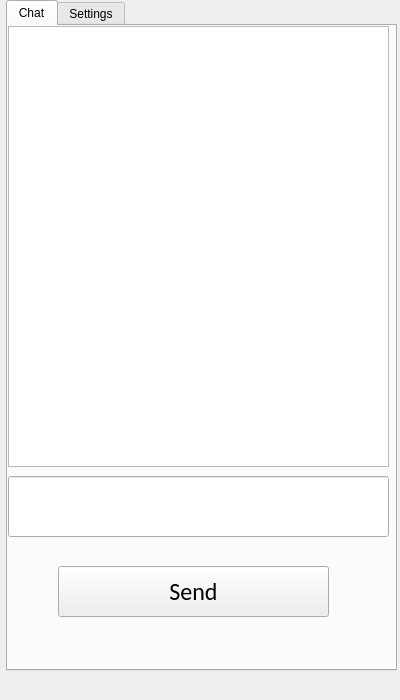
<?xml version="1.0" encoding="UTF-8"?>
<ui version="4.0">
 <class>MainWindow</class>
 <widget class="QMainWindow" name="MainWindow">
  <property name="geometry">
   <rect>
    <x>0</x>
    <y>0</y>
    <width>400</width>
    <height>700</height>
   </rect>
  </property>
  <property name="minimumSize">
   <size>
    <width>400</width>
    <height>700</height>
   </size>
  </property>
  <property name="maximumSize">
   <size>
    <width>400</width>
    <height>700</height>
   </size>
  </property>
  <property name="windowTitle">
   <string>Chat-client</string>
  </property>
  <widget class="QWidget" name="centralwidget">
   <widget class="QTabWidget" name="tabWidget">
    <property name="geometry">
     <rect>
      <x>6</x>
      <y>0</y>
      <width>391</width>
      <height>671</height>
     </rect>
    </property>
    <property name="currentIndex">
     <number>0</number>
    </property>
    <widget class="QWidget" name="tab">
     <attribute name="title">
      <string>Chat</string>
     </attribute>
     <widget class="QLineEdit" name="lineEdit">
      <property name="geometry">
       <rect>
        <x>0</x>
        <y>450</y>
        <width>381</width>
        <height>61</height>
       </rect>
      </property>
      <property name="alignment">
       <set>Qt::AlignLeading|Qt::AlignLeft|Qt::AlignTop</set>
      </property>
     </widget>
     <widget class="QLabel" name="label">
      <property name="geometry">
       <rect>
        <x>0</x>
        <y>610</y>
        <width>381</width>
        <height>21</height>
       </rect>
      </property>
      <property name="text">
       <string/>
      </property>
      <property name="alignment">
       <set>Qt::AlignCenter</set>
      </property>
     </widget>
     <widget class="QTextBrowser" name="textBrowser">
      <property name="geometry">
       <rect>
        <x>0</x>
        <y>0</y>
        <width>381</width>
        <height>441</height>
       </rect>
      </property>
     </widget>
     <widget class="QPushButton" name="pushButton">
      <property name="geometry">
       <rect>
        <x>50</x>
        <y>540</y>
        <width>271</width>
        <height>51</height>
       </rect>
      </property>
      <property name="font">
       <font>
        <family>Calibri</family>
        <pointsize>18</pointsize>
        <weight>50</weight>
        <bold>false</bold>
       </font>
      </property>
      <property name="focusPolicy">
       <enum>Qt::ClickFocus</enum>
      </property>
      <property name="text">
       <string>Send</string>
      </property>
     </widget>
    </widget>
    <widget class="QWidget" name="tab_2">
     <attribute name="title">
      <string>Settings</string>
     </attribute>
     <widget class="QLabel" name="label_2">
      <property name="geometry">
       <rect>
        <x>10</x>
        <y>120</y>
        <width>121</width>
        <height>21</height>
       </rect>
      </property>
      <property name="text">
       <string>Server IP</string>
      </property>
     </widget>
     <widget class="QLineEdit" name="lineEdit_2">
      <property name="geometry">
       <rect>
        <x>140</x>
        <y>120</y>
        <width>231</width>
        <height>21</height>
       </rect>
      </property>
      <property name="text">
       <string>192.168.0.107</string>
      </property>
     </widget>
     <widget class="QLineEdit" name="lineEdit_3">
      <property name="geometry">
       <rect>
        <x>140</x>
        <y>180</y>
        <width>231</width>
        <height>21</height>
       </rect>
      </property>
      <property name="text">
       <string>55444</string>
      </property>
     </widget>
     <widget class="QLabel" name="label_3">
      <property name="geometry">
       <rect>
        <x>10</x>
        <y>180</y>
        <width>121</width>
        <height>21</height>
       </rect>
      </property>
      <property name="text">
       <string>Port</string>
      </property>
     </widget>
     <widget class="QLineEdit" name="lineEdit_4">
      <property name="geometry">
       <rect>
        <x>140</x>
        <y>240</y>
        <width>231</width>
        <height>21</height>
       </rect>
      </property>
      <property name="text">
       <string>Client: </string>
      </property>
     </widget>
     <widget class="QLabel" name="label_4">
      <property name="geometry">
       <rect>
        <x>10</x>
        <y>240</y>
        <width>121</width>
        <height>21</height>
       </rect>
      </property>
      <property name="text">
       <string>Your nickname</string>
      </property>
     </widget>
     <widget class="QPushButton" name="pushButton_2">
      <property name="geometry">
       <rect>
        <x>110</x>
        <y>350</y>
        <width>131</width>
        <height>31</height>
       </rect>
      </property>
      <property name="text">
       <string>Apply</string>
      </property>
     </widget>
    </widget>
   </widget>
  </widget>
  <action name="actionAbout">
   <property name="text">
    <string>About</string>
   </property>
   <property name="font">
    <font>
     <pointsize>10</pointsize>
     <weight>50</weight>
     <bold>false</bold>
    </font>
   </property>
  </action>
  <action name="actionSettings">
   <property name="text">
    <string>Settings</string>
   </property>
   <property name="font">
    <font>
     <pointsize>10</pointsize>
     <weight>50</weight>
     <bold>false</bold>
    </font>
   </property>
  </action>
  <action name="actionHelp">
   <property name="text">
    <string>Help</string>
   </property>
   <property name="font">
    <font>
     <pointsize>10</pointsize>
     <weight>50</weight>
     <bold>false</bold>
    </font>
   </property>
  </action>
 </widget>
 <resources/>
 <connections>
  <connection>
   <sender>lineEdit</sender>
   <signal>editingFinished()</signal>
   <receiver>pushButton</receiver>
   <slot>animateClick()</slot>
   <hints>
    <hint type="sourcelabel">
     <x>198</x>
     <y>526</y>
    </hint>
    <hint type="destinationlabel">
     <x>193</x>
     <y>611</y>
    </hint>
   </hints>
  </connection>
 </connections>
</ui>
